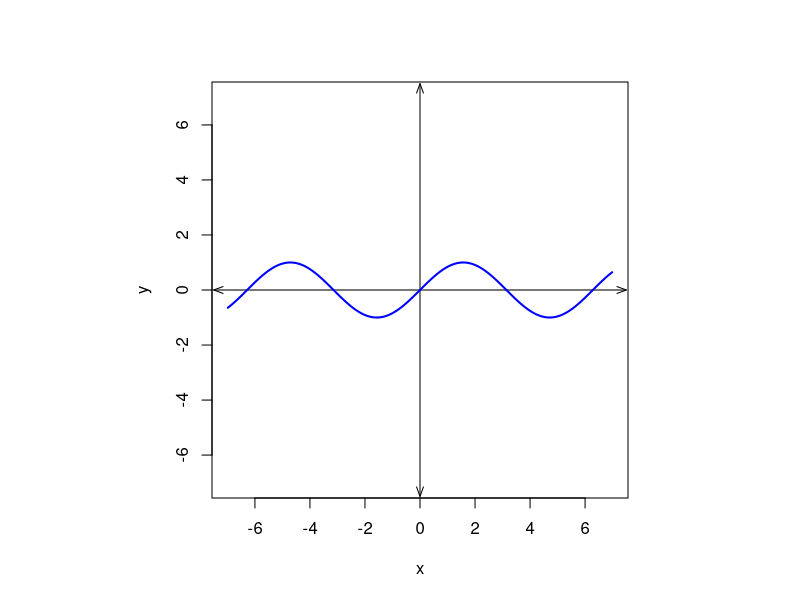
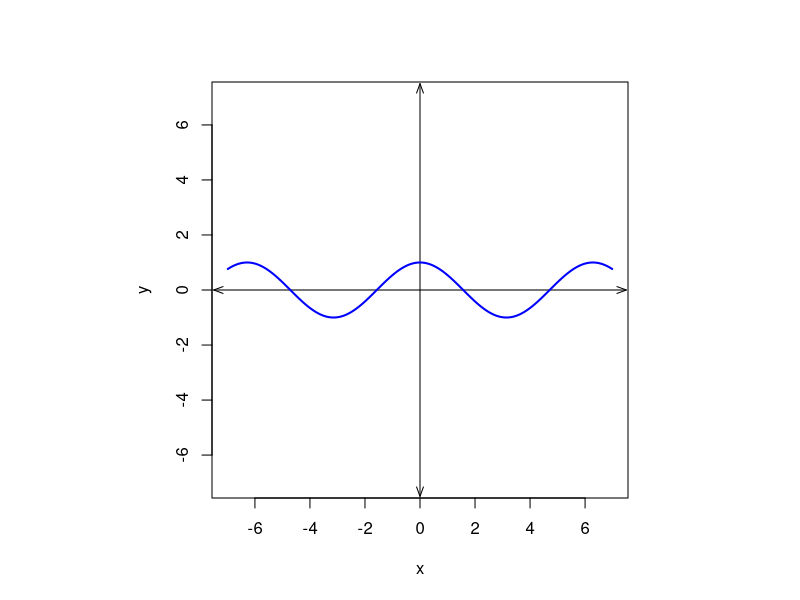
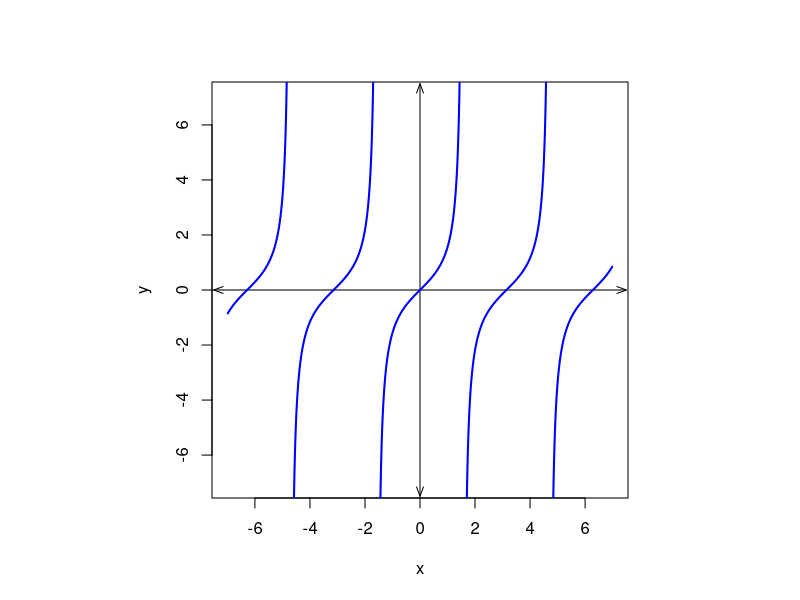
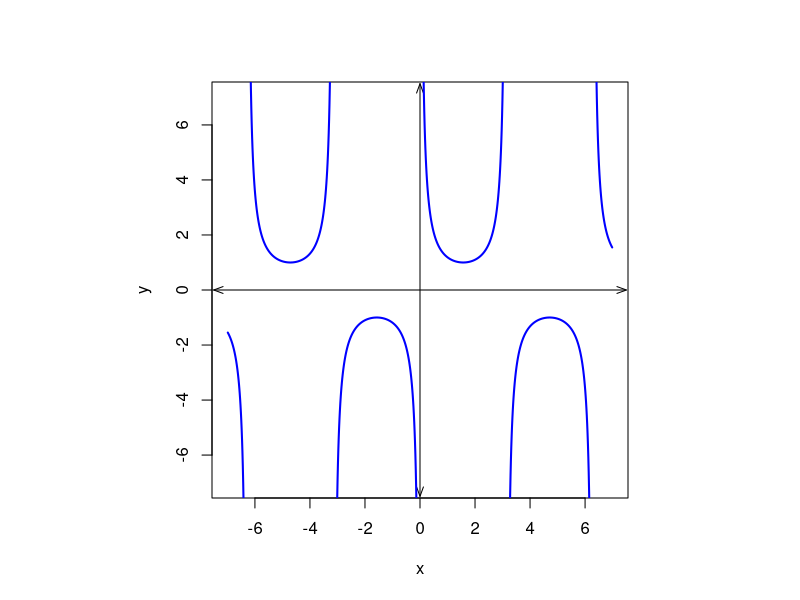
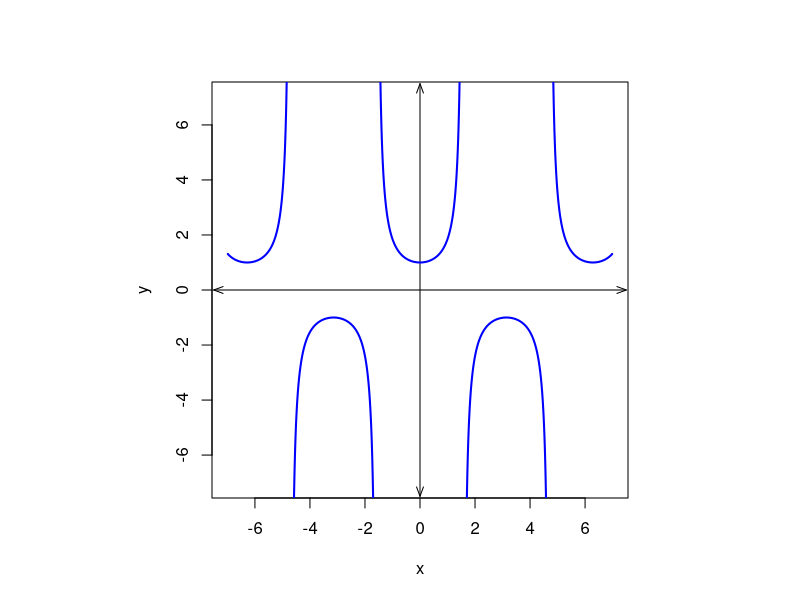
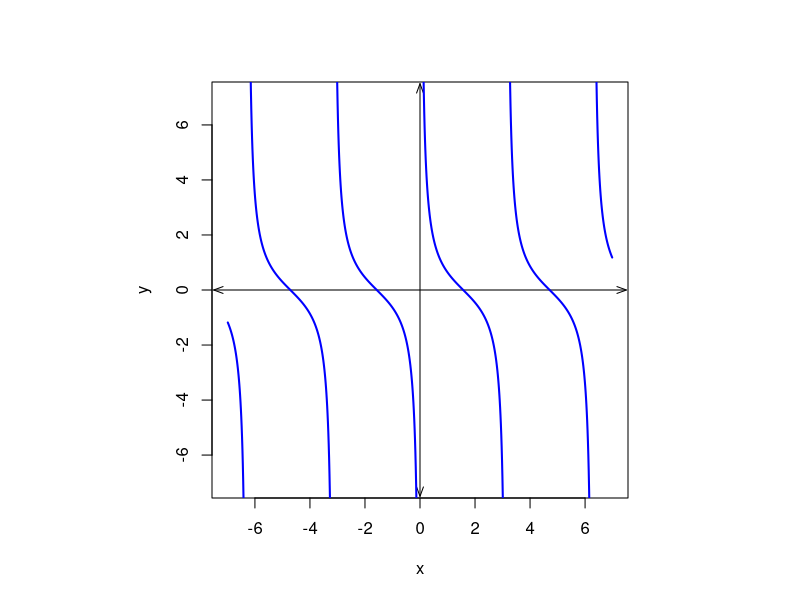
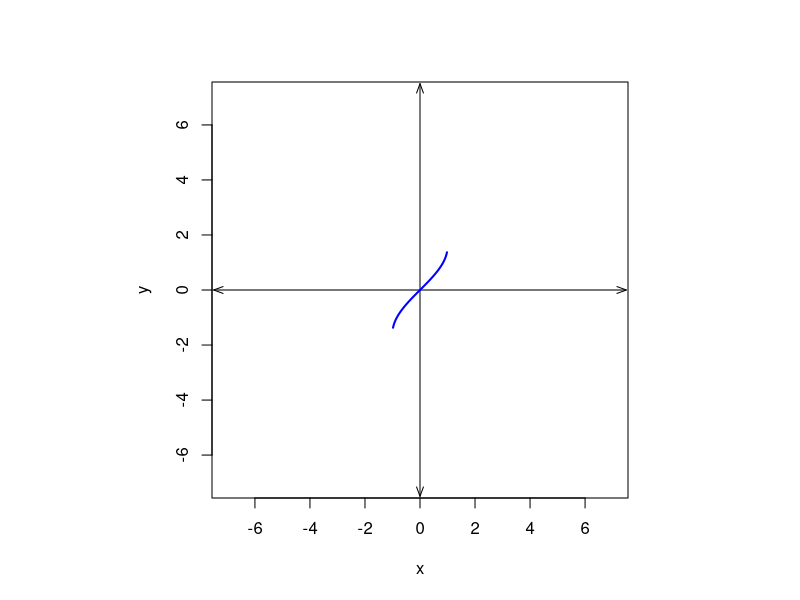
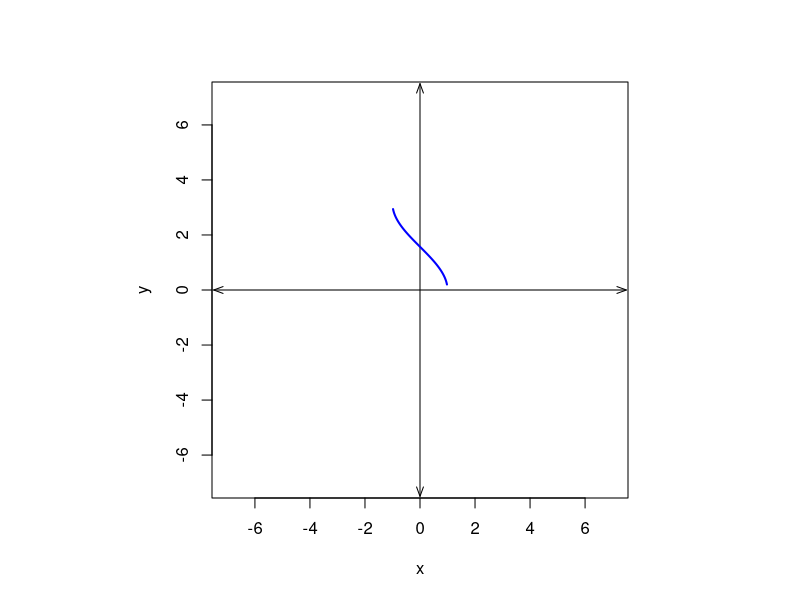

Source code (R) for these figures, in order:
## ---- chunk 1
names = c("sin(x)","cos(x)","tan(x)","csc(x)","sec(x)","cot(x)",
          "arcsin(x)","arccos(x)","arctan(x)",
          "arccsc(x)","arcsec(x)","arccot(x)")
dx = 14/(1001-1)
xs = seq(-7,7,length.out=1001)
ys = list(sin(xs),cos(xs),tan(xs),1/sin(xs),1/cos(xs),1/tan(xs),
          asin(xs),acos(xs),atan(xs),asin(1/xs),acos(1/xs),atan(1/xs))

ys2 = ys
#ys2 = sample(ys)

## ---- chunk 2
for(i in 1:length(names)){
  par(pty="s")
  cat(paste0("## Plot ",i,"\n",collapse=""))
  plot(0,0,type="n",xlim=c(-7,7),ylim=c(-7,7),
       xlab="x",ylab="y")
  arrows(-7.5,0,7.5,0,length=0.1,angle=20,code=3)
  arrows(0,-7.5,0,7.5,length=0.1,angle=20,code=3)
  x = xs
  y = ys2[[i]]
  spots = !is.nan(y)
  x = x[spots]
  y = y[spots]
  spots = abs(y)<10
  x = x[spots]
  y = y[spots]
  beg1 = c(1,which(diff(x)>1.1*dx),length(x))
  if(length(beg1)<2){
    lines(x,y)
  } else {
    for(j in 1:(length(beg1)-1)){
      lines(x[(beg1[j]+1):(beg1[j+1]-1)],
            y[(beg1[j]+1):(beg1[j+1]-1)],col="blue",lwd=2)
    }
  }
  
  
  cat(paste0("##ANSWER",i,"##\n\n",collapse=""))
}
